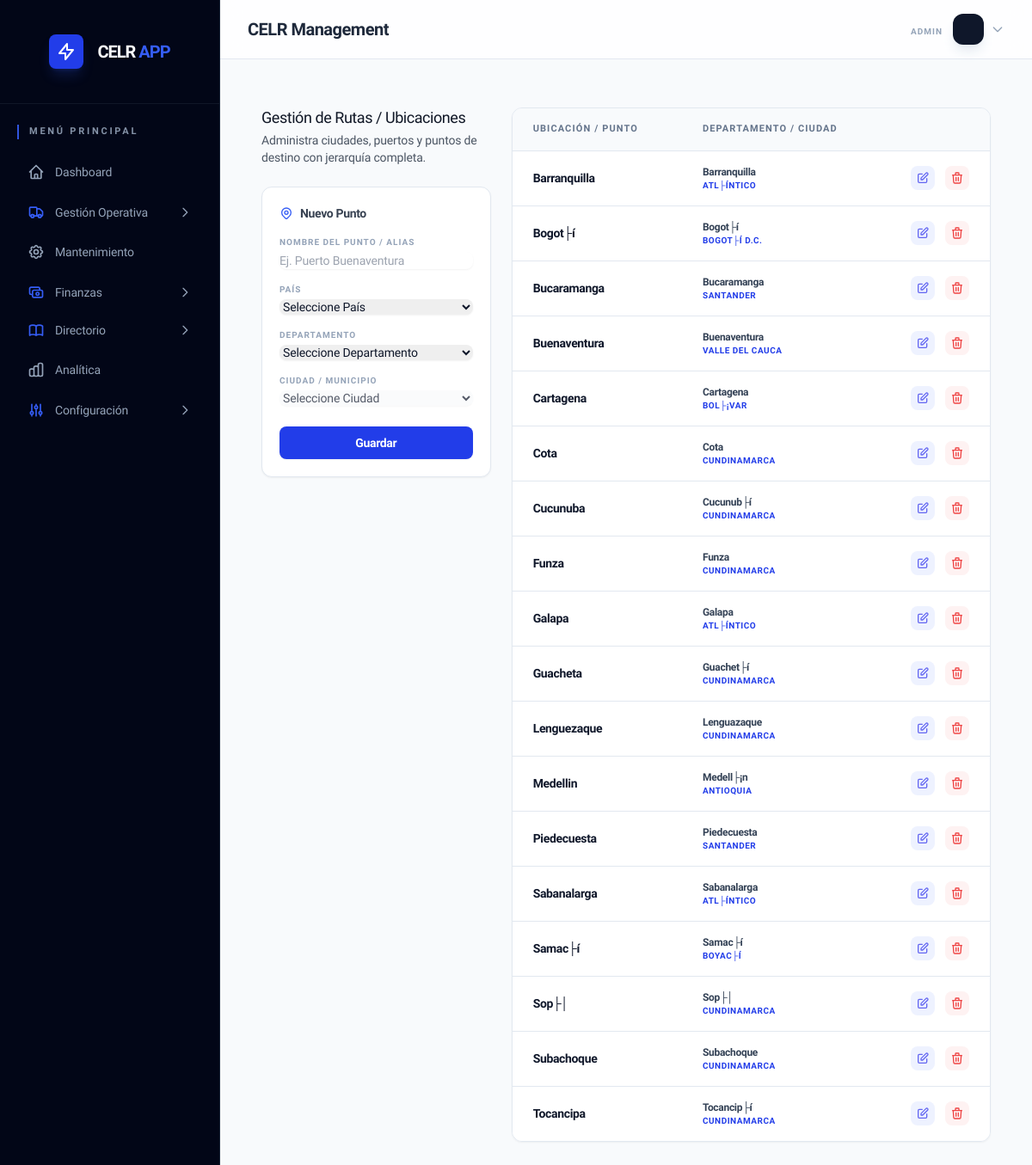
Page /locations.php (signed in) on the committed database.
### tables this page shows
CREATE TABLE `locations` (
  `id` int(11) NOT NULL AUTO_INCREMENT,
  `name` varchar(255) NOT NULL,
  `country_id` int(11) DEFAULT NULL,
  `state_id` int(11) DEFAULT NULL,
  `city_id` int(11) DEFAULT NULL,
  `active` tinyint(1) DEFAULT 1,
  PRIMARY KEY (`id`),
  KEY `country_id` (`country_id`),
  KEY `state_id` (`state_id`),
  KEY `city_id` (`city_id`),
  CONSTRAINT `locations_ibfk_1` FOREIGN KEY (`country_id`) REFERENCES `loc_countries` (`id`),
  CONSTRAINT `locations_ibfk_2` FOREIGN KEY (`state_id`) REFERENCES `loc_states` (`id`),
  CONSTRAINT `locations_ibfk_3` FOREIGN KEY (`city_id`) REFERENCES `loc_cities` (`id`)
);

CREATE TABLE `loc_cities` (
  `id` int(11) NOT NULL AUTO_INCREMENT,
  `state_id` int(11) NOT NULL,
  `name` varchar(100) NOT NULL,
  PRIMARY KEY (`id`),
  KEY `idx_loc_cities_state_id` (`state_id`),
  KEY `idx_loc_cities_name` (`name`),
  CONSTRAINT `loc_cities_ibfk_1` FOREIGN KEY (`state_id`) REFERENCES `loc_states` (`id`) ON DELETE CASCADE
);

CREATE TABLE `loc_states` (
  `id` int(11) NOT NULL AUTO_INCREMENT,
  `country_id` int(11) NOT NULL,
  `name` varchar(100) NOT NULL,
  PRIMARY KEY (`id`),
  KEY `idx_loc_states_country_id` (`country_id`),
  KEY `idx_loc_states_name` (`name`),
  CONSTRAINT `loc_states_ibfk_1` FOREIGN KEY (`country_id`) REFERENCES `loc_countries` (`id`) ON DELETE CASCADE
);

### locations.php (the view, shortened to what this page needs)
<?php
include 'includes/header.php';
$editItem = null;
$locations = $pdo->query("
    SELECT l.*, s.name as state_name, ci.name as city_name
    FROM locations l
    LEFT JOIN loc_states s ON l.state_id = s.id
    LEFT JOIN loc_cities ci ON l.city_id = ci.id
    WHERE l.active = 1
    ORDER BY l.name ASC
")->fetchAll();
?>
<div class="max-w-6xl mx-auto py-6 px-4">
    <div class="md:grid md:grid-cols-3 md:gap-6">
        <div class="md:col-span-1">
            <h3 class="text-lg font-medium leading-6 text-gray-900">Gestión de Rutas / Ubicaciones</h3>
            <p class="mt-1 text-sm text-gray-600">
                Administra ciudades, puertos y puntos de destino con jerarquía completa.
            </p>
            <form action="locations.php" method="POST" class="mt-6 bg-white p-5 shadow-sm border border-slate-200 rounded-xl"
                  x-data="locationSelector('<?php echo $editItem['country_name'] ?? 'Colombia'; ?>', '<?php echo $editItem['state_name'] ?? ''; ?>', '<?php echo $editItem['city_name'] ?? ''; ?>')"
                  x-init="init()">
                <h4 class="text-sm font-bold text-gray-700 mb-4 flex items-center">
                    <?php echo $editItem ? 'Editar Punto' : 'Nuevo Punto'; ?>
                </h4>
                <div class="space-y-4">
                    <div>
                        <label class="block text-[10px] font-bold text-slate-400 uppercase tracking-widest mb-1">Nombre del Punto / Alias</label>
                        <input type="text" name="name"
                            value="<?php echo $editItem ? htmlspecialchars($editItem['name']) : ''; ?>" required
                            class="block w-full rounded-lg border-slate-200 shadow-sm focus:border-brand-500 focus:ring-brand-500 sm:text-sm"
                            placeholder="Ej. Puerto Buenaventura">
                    </div>
                    <div>
                        <label class="block text-[10px] font-bold text-slate-400 uppercase tracking-widest mb-1">País</label>
                        <select x-model="selectedCountry" @change="onCountryChange()"
                                class="block w-full rounded-lg border-slate-200 shadow-sm focus:border-brand-500 focus:ring-brand-500 sm:text-sm">
                            <option value="">Seleccione País</option>
                        </select>
                    </div>
                    <div>
                        <label class="block text-[10px] font-bold text-slate-400 uppercase tracking-widest mb-1">Departamento</label>
                        <select x-model="selectedState" @change="onStateChange()" :disabled="!selectedCountry || isLoadingStates"
                                class="block w-full rounded-lg border-slate-200 shadow-sm focus:border-brand-500 focus:ring-brand-500 sm:text-sm disabled:bg-slate-50">
                            <option value="">Seleccione Departamento</option>
                        </select>
                    </div>
                    <div>
                        <label class="block text-[10px] font-bold text-slate-400 uppercase tracking-widest mb-1">Ciudad / Municipio</label>
                        <select x-model="selectedCity" :disabled="!selectedState || isLoadingCities"
                                class="block w-full rounded-lg border-slate-200 shadow-sm focus:border-brand-500 focus:ring-brand-500 sm:text-sm disabled:bg-slate-50">
                            <option value="">Seleccione Ciudad</option>
                        </select>
                    </div>
                    <div class="flex gap-2 pt-2">
                        <button type="submit"
                            class="flex-1 inline-flex justify-center rounded-lg border border-transparent bg-brand-600 py-2 px-4 text-sm font-bold text-white shadow-sm hover:bg-brand-700 focus:outline-none focus:ring-2 focus:ring-brand-500 focus:ring-offset-2 transition-all">
                            <?php echo $editItem ? 'Actualizar' : 'Guardar'; ?>
                        </button>
                    </div>
                </div>
            </form>
        </div>
        <div class="mt-5 md:mt-0 md:col-span-2">
            <div class="overflow-hidden shadow-sm border border-slate-200 rounded-xl">
                <table class="min-w-full divide-y divide-slate-200 overflow-hidden">
                    <thead class="bg-slate-50">
                        <tr>
                            <th class="px-6 py-4 text-left text-[11px] font-bold text-slate-500 uppercase tracking-widest">Ubicación / Punto</th>
                            <th class="px-6 py-4 text-left text-[11px] font-bold text-slate-500 uppercase tracking-widest">Departamento / Ciudad</th>
                            <th class="relative py-4 pl-3 pr-6 text-right"></th>
                        </tr>
                    </thead>
                    <tbody class="divide-y divide-slate-200 bg-white">
                        <?php foreach ($locations as $l): ?>
                            <tr class="hover:bg-slate-50 transition-colors">
                                <td class="whitespace-nowrap px-6 py-4">
                                    <div class="text-sm font-bold text-slate-900"><?php echo htmlspecialchars($l['name']); ?></div>
                                </td>
                                <td class="whitespace-nowrap px-6 py-4">
                                    <div class="flex flex-col">
                                        <span class="text-xs font-bold text-slate-700"><?php echo htmlspecialchars($l['city_name'] ?: '-'); ?></span>
                                        <span class="text-[10px] font-bold text-brand-600 uppercase tracking-wider"><?php echo htmlspecialchars($l['state_name'] ?: '-'); ?></span>
                                    </div>
                                </td>
                                <td class="relative whitespace-nowrap py-4 pl-3 pr-6 text-right text-sm font-medium">
                                    <div class="flex justify-end space-x-3">
                                        <a href="locations.php?edit=<?php echo $l['id']; ?>"
                                            class="text-indigo-500 hover:text-indigo-700 bg-indigo-50 p-1.5 rounded-lg transition-colors">
                                            <svg class="w-4 h-4" fill="none" stroke="currentColor" viewBox="0 0 24 24"><path stroke-linecap="round" stroke-linejoin="round" stroke-width="2" d="M11 5H6a2 2 0 00-2 2v11a2 2 0 002 2h11a2 2 0 002-2v-5m-1.414-9.414a2 2 0 112.828 2.828L11.828 15H9v-2.828l8.586-8.586z"/></svg>
                                        </a>
                                        <a href="locations.php?delete=<?php echo $l['id']; ?>"
                                            onclick="return confirm('¿Seguro que deseas eliminar esta ubicación?');"
                                            class="text-red-500 hover:text-red-700 bg-red-50 p-1.5 rounded-lg transition-colors">
                                            <svg class="w-4 h-4" fill="none" stroke="currentColor" viewBox="0 0 24 24"><path stroke-linecap="round" stroke-linejoin="round" stroke-width="2" d="M19 7l-.867 12.142A2 2 0 0116.138 21H7.862a2 2 0 01-1.995-1.858L5 7m5 4v6m4-6v6m1-10V4a1 1 0 00-1-1h-4a1 1 0 00-1 1v3M4 7h16"/></svg>
                                        </a>
                                    </div>
                                </td>
                            </tr>
                        <?php endforeach; ?>
                    </tbody>
                </table>
            </div>
        </div>
    </div>
</div>
<?php include 'includes/footer.php'; ?>

### rows in the picture
locations: name "Barranquilla", city.name "Barranquilla", state.name "ATL├ÍNTICO"
locations: name "Bogot├í", city.name "Bogot├í", state.name "BOGOT├Í D.C."
locations: name "Bucaramanga", city.name "Bucaramanga", state.name "SANTANDER"
locations: name "Buenaventura", city.name "Buenaventura", state.name "VALLE DEL CAUCA"
locations: name "Cartagena", city.name "Cartagena", state.name "BOL├¡VAR"
locations: name "Cota", city.name "Cota", state.name "CUNDINAMARCA"
locations: name "Cucunuba", city.name "Cucunub├í", state.name "CUNDINAMARCA"
locations: name "Funza", city.name "Funza", state.name "CUNDINAMARCA"
locations: name "Galapa", city.name "Galapa", state.name "ATL├ÍNTICO"
locations: name "Guacheta", city.name "Guachet├í", state.name "CUNDINAMARCA"
locations: name "Lenguezaque", city.name "Lenguazaque", state.name "CUNDINAMARCA"
locations: name "Medellin", city.name "Medell├¡n", state.name "ANTIOQUIA"
locations: name "Piedecuesta", city.name "Piedecuesta", state.name "SANTANDER"
locations: name "Sabanalarga", city.name "Sabanalarga", state.name "ATL├ÍNTICO"
locations: name "Samac├í", city.name "Samac├í", state.name "BOYAC├Í"
locations: name "Sop├│", city.name "Sop├│", state.name "CUNDINAMARCA"
locations: name "Subachoque", city.name "Subachoque", state.name "CUNDINAMARCA"
locations: name "Tocancipa", city.name "Tocancip├í", state.name "CUNDINAMARCA"

### other values in the picture
$item['name'] "Dashboard"
$item['name'] "Gestión Operativa"
$item['name'] "Mantenimiento"
$item['name'] "Finanzas"
$item['name'] "Directorio"
$item['name'] "Analítica"
$item['name'] "Configuración"
$_SESSION['role'] "ADMIN"
